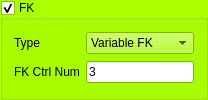
       <widget class="QGroupBox" name="groupBox_fk">
        <property name="palette">
         <palette>
          <active>
           <colorrole role="WindowText">
            <brush brushstyle="SolidPattern">
             <color alpha="255">
              <red>0</red>
              <green>0</green>
              <blue>0</blue>
             </color>
            </brush>
           </colorrole>
           <colorrole role="Button">
            <brush brushstyle="SolidPattern">
             <color alpha="255">
              <red>170</red>
              <green>255</green>
              <blue>0</blue>
             </color>
            </brush>
           </colorrole>
           <colorrole role="Light">
            <brush brushstyle="SolidPattern">
             <color alpha="255">
              <red>213</red>
              <green>255</green>
              <blue>127</blue>
             </color>
            </brush>
           </colorrole>
           <colorrole role="Midlight">
            <brush brushstyle="SolidPattern">
             <color alpha="255">
              <red>191</red>
              <green>255</green>
              <blue>63</blue>
             </color>
            </brush>
           </colorrole>
           <colorrole role="Dark">
            <brush brushstyle="SolidPattern">
             <color alpha="255">
              <red>85</red>
              <green>127</green>
              <blue>0</blue>
             </color>
            </brush>
           </colorrole>
           <colorrole role="Mid">
            <brush brushstyle="SolidPattern">
             <color alpha="255">
              <red>113</red>
              <green>170</green>
              <blue>0</blue>
             </color>
            </brush>
           </colorrole>
           <colorrole role="Text">
            <brush brushstyle="SolidPattern">
             <color alpha="255">
              <red>0</red>
              <green>0</green>
              <blue>0</blue>
             </color>
            </brush>
           </colorrole>
           <colorrole role="BrightText">
            <brush brushstyle="SolidPattern">
             <color alpha="255">
              <red>255</red>
              <green>255</green>
              <blue>255</blue>
             </color>
            </brush>
           </colorrole>
           <colorrole role="ButtonText">
            <brush brushstyle="SolidPattern">
             <color alpha="255">
              <red>0</red>
              <green>0</green>
              <blue>0</blue>
             </color>
            </brush>
           </colorrole>
           <colorrole role="Base">
            <brush brushstyle="SolidPattern">
             <color alpha="255">
              <red>255</red>
              <green>255</green>
              <blue>255</blue>
             </color>
            </brush>
           </colorrole>
           <colorrole role="Window">
            <brush brushstyle="SolidPattern">
             <color alpha="255">
              <red>170</red>
              <green>255</green>
              <blue>0</blue>
             </color>
            </brush>
           </colorrole>
           <colorrole role="Shadow">
            <brush brushstyle="SolidPattern">
             <color alpha="255">
              <red>0</red>
              <green>0</green>
              <blue>0</blue>
             </color>
            </brush>
           </colorrole>
           <colorrole role="AlternateBase">
            <brush brushstyle="SolidPattern">
             <color alpha="255">
              <red>212</red>
              <green>255</green>
              <blue>127</blue>
             </color>
            </brush>
           </colorrole>
           <colorrole role="ToolTipBase">
            <brush brushstyle="SolidPattern">
             <color alpha="255">
              <red>255</red>
              <green>255</green>
              <blue>220</blue>
             </color>
            </brush>
           </colorrole>
           <colorrole role="ToolTipText">
            <brush brushstyle="SolidPattern">
             <color alpha="255">
              <red>0</red>
              <green>0</green>
              <blue>0</blue>
             </color>
            </brush>
           </colorrole>
          </active>
          <inactive>
           <colorrole role="WindowText">
            <brush brushstyle="SolidPattern">
             <color alpha="255">
              <red>0</red>
              <green>0</green>
              <blue>0</blue>
             </color>
            </brush>
           </colorrole>
           <colorrole role="Button">
            <brush brushstyle="SolidPattern">
             <color alpha="255">
              <red>170</red>
              <green>255</green>
              <blue>0</blue>
             </color>
            </brush>
           </colorrole>
           <colorrole role="Light">
            <brush brushstyle="SolidPattern">
             <color alpha="255">
              <red>213</red>
              <green>255</green>
              <blue>127</blue>
             </color>
            </brush>
           </colorrole>
           <colorrole role="Midlight">
            <brush brushstyle="SolidPattern">
             <color alpha="255">
              <red>191</red>
              <green>255</green>
              <blue>63</blue>
             </color>
            </brush>
           </colorrole>
           <colorrole role="Dark">
            <brush brushstyle="SolidPattern">
             <color alpha="255">
              <red>85</red>
              <green>127</green>
              <blue>0</blue>
             </color>
            </brush>
           </colorrole>
           <colorrole role="Mid">
            <brush brushstyle="SolidPattern">
             <color alpha="255">
              <red>113</red>
              <green>170</green>
              <blue>0</blue>
             </color>
            </brush>
           </colorrole>
           <colorrole role="Text">
            <brush brushstyle="SolidPattern">
             <color alpha="255">
              <red>0</red>
              <green>0</green>
              <blue>0</blue>
             </color>
            </brush>
           </colorrole>
           <colorrole role="BrightText">
            <brush brushstyle="SolidPattern">
             <color alpha="255">
              <red>255</red>
              <green>255</green>
              <blue>255</blue>
             </color>
            </brush>
           </colorrole>
           <colorrole role="ButtonText">
            <brush brushstyle="SolidPattern">
             <color alpha="255">
              <red>0</red>
              <green>0</green>
              <blue>0</blue>
             </color>
            </brush>
           </colorrole>
           <colorrole role="Base">
            <brush brushstyle="SolidPattern">
             <color alpha="255">
              <red>255</red>
              <green>255</green>
              <blue>255</blue>
             </color>
            </brush>
           </colorrole>
           <colorrole role="Window">
            <brush brushstyle="SolidPattern">
             <color alpha="255">
              <red>170</red>
              <green>255</green>
              <blue>0</blue>
             </color>
            </brush>
           </colorrole>
           <colorrole role="Shadow">
            <brush brushstyle="SolidPattern">
             <color alpha="255">
              <red>0</red>
              <green>0</green>
              <blue>0</blue>
             </color>
            </brush>
           </colorrole>
           <colorrole role="AlternateBase">
            <brush brushstyle="SolidPattern">
             <color alpha="255">
              <red>212</red>
              <green>255</green>
              <blue>127</blue>
             </color>
            </brush>
           </colorrole>
           <colorrole role="ToolTipBase">
            <brush brushstyle="SolidPattern">
             <color alpha="255">
              <red>255</red>
              <green>255</green>
              <blue>220</blue>
             </color>
            </brush>
           </colorrole>
           <colorrole role="ToolTipText">
            <brush brushstyle="SolidPattern">
             <color alpha="255">
              <red>0</red>
              <green>0</green>
              <blue>0</blue>
             </color>
            </brush>
           </colorrole>
          </inactive>
          <disabled>
           <colorrole role="WindowText">
            <brush brushstyle="SolidPattern">
             <color alpha="255">
              <red>85</red>
              <green>127</green>
              <blue>0</blue>
             </color>
            </brush>
           </colorrole>
           <colorrole role="Button">
            <brush brushstyle="SolidPattern">
             <color alpha="255">
              <red>170</red>
              <green>255</green>
              <blue>0</blue>
             </color>
            </brush>
           </colorrole>
           <colorrole role="Light">
            <brush brushstyle="SolidPattern">
             <color alpha="255">
              <red>213</red>
              <green>255</green>
              <blue>127</blue>
             </color>
            </brush>
           </colorrole>
           <colorrole role="Midlight">
            <brush brushstyle="SolidPattern">
             <color alpha="255">
              <red>191</red>
              <green>255</green>
              <blue>63</blue>
             </color>
            </brush>
           </colorrole>
           <colorrole role="Dark">
            <brush brushstyle="SolidPattern">
             <color alpha="255">
              <red>85</red>
              <green>127</green>
              <blue>0</blue>
             </color>
            </brush>
           </colorrole>
           <colorrole role="Mid">
            <brush brushstyle="SolidPattern">
             <color alpha="255">
              <red>113</red>
              <green>170</green>
              <blue>0</blue>
             </color>
            </brush>
           </colorrole>
           <colorrole role="Text">
            <brush brushstyle="SolidPattern">
             <color alpha="255">
              <red>85</red>
              <green>127</green>
              <blue>0</blue>
             </color>
            </brush>
           </colorrole>
           <colorrole role="BrightText">
            <brush brushstyle="SolidPattern">
             <color alpha="255">
              <red>255</red>
              <green>255</green>
              <blue>255</blue>
             </color>
            </brush>
           </colorrole>
           <colorrole role="ButtonText">
            <brush brushstyle="SolidPattern">
             <color alpha="255">
              <red>85</red>
              <green>127</green>
              <blue>0</blue>
             </color>
            </brush>
           </colorrole>
           <colorrole role="Base">
            <brush brushstyle="SolidPattern">
             <color alpha="255">
              <red>170</red>
              <green>255</green>
              <blue>0</blue>
             </color>
            </brush>
           </colorrole>
           <colorrole role="Window">
            <brush brushstyle="SolidPattern">
             <color alpha="255">
              <red>170</red>
              <green>255</green>
              <blue>0</blue>
             </color>
            </brush>
           </colorrole>
           <colorrole role="Shadow">
            <brush brushstyle="SolidPattern">
             <color alpha="255">
              <red>0</red>
              <green>0</green>
              <blue>0</blue>
             </color>
            </brush>
           </colorrole>
           <colorrole role="AlternateBase">
            <brush brushstyle="SolidPattern">
             <color alpha="255">
              <red>170</red>
              <green>255</green>
              <blue>0</blue>
             </color>
            </brush>
           </colorrole>
           <colorrole role="ToolTipBase">
            <brush brushstyle="SolidPattern">
             <color alpha="255">
              <red>255</red>
              <green>255</green>
              <blue>220</blue>
             </color>
            </brush>
           </colorrole>
           <colorrole role="ToolTipText">
            <brush brushstyle="SolidPattern">
             <color alpha="255">
              <red>0</red>
              <green>0</green>
              <blue>0</blue>
             </color>
            </brush>
           </colorrole>
          </disabled>
         </palette>
        </property>
        <property name="title">
         <string>FK</string>
        </property>
        <property name="checkable">
         <bool>true</bool>
        </property>
        <layout class="QGridLayout" name="gridLayout_4">
         <item row="0" column="0">
          <widget class="QLabel" name="label_7">
           <property name="text">
            <string>Type</string>
           </property>
          </widget>
         </item>
         <item row="0" column="1">
          <widget class="QComboBox" name="comboBox_fkType">
           <item>
            <property name="text">
             <string>Variable FK</string>
            </property>
           </item>
           <item>
            <property name="text">
             <string>Regualr FK</string>
            </property>
           </item>
          </widget>
         </item>
         <item row="1" column="0">
          <widget class="QLabel" name="label_8">
           <property name="text">
            <string>FK Ctrl Num</string>
           </property>
          </widget>
         </item>
         <item row="1" column="1">
          <widget class="QLineEdit" name="lineEdit_fkCtrlNum">
           <property name="text">
            <string>3</string>
           </property>
          </widget>
         </item>
        </layout>
       </widget>
